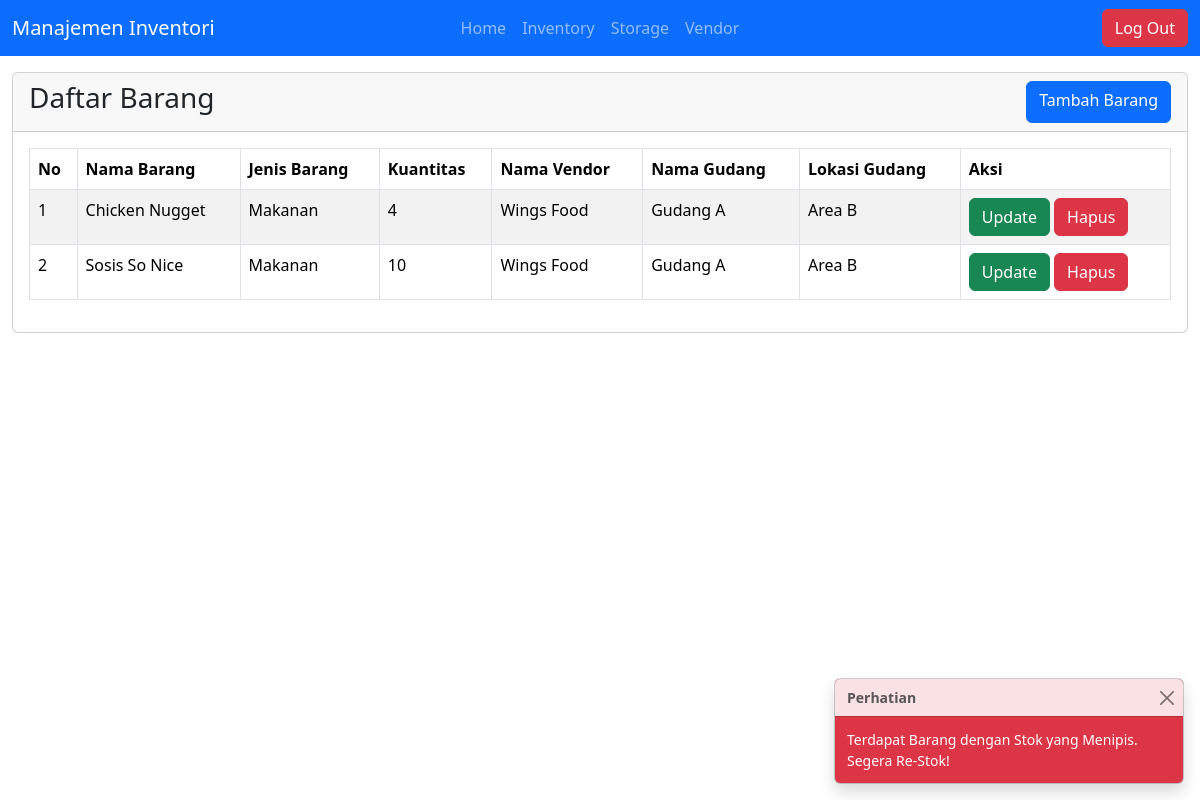
The page /views/inventory/kelola_inventory.php (signed in) on the database its author committed.
### tables this page shows
CREATE TABLE `inventory` (
  `id_barang` int(11) NOT NULL,
  `nama_barang` varchar(30) NOT NULL,
  `jenis_barang` varchar(30) NOT NULL,
  `kuantitas` int(5) NOT NULL,
  `id_vendor` int(11) NOT NULL,
  `id_gudang` int(11) NOT NULL,
  `created_at` timestamp NOT NULL DEFAULT current_timestamp(),
  `updated_at` timestamp NOT NULL DEFAULT current_timestamp() ON UPDATE current_timestamp()
);

CREATE TABLE `vendor` (
  `id_vendor` int(11) NOT NULL,
  `nama_vendor` varchar(30) NOT NULL,
  `nama_barang` varchar(30) NOT NULL,
  `kontak` int(8) NOT NULL,
  `created_at` timestamp NOT NULL DEFAULT current_timestamp(),
  `updated_at` timestamp NOT NULL DEFAULT current_timestamp() ON UPDATE current_timestamp()
);

CREATE TABLE `storage_unit` (
  `id_gudang` int(11) NOT NULL,
  `nama_gudang` varchar(30) NOT NULL,
  `lokasi_gudang` varchar(30) NOT NULL,
  `created_at` timestamp NOT NULL DEFAULT current_timestamp(),
  `updated_at` timestamp NOT NULL DEFAULT current_timestamp() ON UPDATE current_timestamp()
);

### views/inventory/kelola_inventory.php (the view)
<?php require_once '../layout/header.php'; ?>
<?php
$sql = "SELECT inventory.*,
        vendor.nama_vendor,
        storage_unit.nama_gudang,
        storage_unit.lokasi_gudang
        FROM inventory
        JOIN vendor ON vendor.id_vendor = inventory.id_vendor
        JOIN storage_unit ON storage_unit.id_gudang = inventory.id_gudang
        ORDER BY updated_at DESC";
$stmt = $conn->prepare($sql);
if(!$stmt->execute()) {
    die("Gagal mengambil data storage unit");
}
$result = $stmt->get_result();
?>
<section class="mt-3" id="content">
    <div class="container-fluid">
        <div class="row">
            <div class="col">
                <div class="card">
                    <div class="card-header d-flex justify-content-between">
                        <h3>Daftar Barang</h3>
                        <a href="tambah_barang.php" class="btn btn-primary">Tambah Barang</a>
                    </div>
                    <div class="card-body">
                        <div class="table-responsive">
                            <table class="table table-striped table-bordered table-hover">
                                <thead>
                                    <th>No</th>
                                    <th>Nama Barang</th>
                                    <th>Jenis Barang</th>
                                    <th>Kuantitas</th>
                                    <th>Nama Vendor</th>
                                    <th>Nama Gudang</th>
                                    <th>Lokasi Gudang</th>
                                    <th>Aksi</th>
                                </thead>
                                <tbody>
                                    <?php $i = 1; ?>
                                    <?php while($row = $result->fetch_assoc()) : ?>
                                    <tr>
                                        <td><?= $i ?></td>
                                        <td><?= $row['nama_barang'] ?></td>
                                        <td><?= $row['jenis_barang'] ?></td>
                                        <td><?= $row['kuantitas'] ?></td>
                                        <td><?= $row['nama_vendor'] ?></td>
                                        <td><?= $row['nama_gudang'] ?></td>
                                        <td><?= $row['lokasi_gudang'] ?></td>
                                        <td>
                                            <a href="update_barang.php?id_barang=<?= $row['id_barang'] ?>" class="btn btn-success">Update</a>
                                            <a href="../../system/crud/inventory.php?act=delete&id_barang=<?= $row['id_barang'] ?>" class="btn btn-danger" onclick="return confirm('Anda yakin?')">Hapus</a>
                                        </td>
                                    </tr>
                                    <?php $i++; ?>
                                    <?php endwhile; ?>
                                </tbody>
                            </table>
                        </div>
                    </div>
                </div>
            </div>
        </div>
    </div>
</section>
<?php require_once '../layout/footer.php'; ?>

### views/layout/header.php (shortened to what this page needs)
<!DOCTYPE html>
<html lang="en">
<head>
    <link rel="stylesheet" href="../../bootstrap-5.3.3/css/bootstrap.min.css">
</head>
<body>
    <nav class="navbar navbar-dark navbar-expand-lg bg-primary">
      <div class="container-fluid">
        <div class="collapse navbar-collapse d-lg-flex" id="navbarsExample11">
          <a class="navbar-brand col-lg-3 me-0" href="../dashboard/home.php">Manajemen Inventori</a>
          <ul class="navbar-nav col-lg-6 justify-content-lg-center">
            <li class="nav-item">
              <a class="nav-link" href="../dashboard/home.php">Home</a>
            </li>
            <li class="nav-item">
              <a class="nav-link" href="../inventory/kelola_inventory.php">Inventory</a>
            </li>
            <li class="nav-item">
              <a class="nav-link" href="../storage/kelola_storage.php">Storage</a>
            </li>
            <li class="nav-item">
              <a class="nav-link" href="../vendor/kelola_vendor.php">Vendor</a>
            </li>
          </ul>
          <div class="d-lg-flex col-lg-3 justify-content-lg-end">
            <a class="btn btn-danger" href="../../system/login/logout.php">Log Out</a>
          </div>
        </div>
      </div>
    </nav>

### views/layout/footer.php (shortened to what this page needs)
    <div class="toast-container p-3 end-0 bottom-0">
        <div class="toast text-bg-danger" role="alert" id="toastStok" aria-live="polite" aria-atomic="true" data-bs-delay="4000">
            <div class="toast-header">
                <strong class="me-auto">Perhatian</strong>
                <button type="button" class="btn-close" data-bs-dismiss="toast" aria-label="Close"></button>
            </div>
            <div class="toast-body">
                Terdapat Barang dengan Stok yang Menipis. Segera Re-Stok!
            </div>
        </div>
    </div>
</body>
</html>

### rows shown on the page
inventory: nama_barang "Chicken Nugget", jenis_barang "Makanan", kuantitas "4", id_vendor.nama_vendor "Wings Food", id_gudang.nama_gudang "Gudang A", id_gudang.lokasi_gudang "Area B"
inventory: nama_barang "Sosis So Nice", jenis_barang "Makanan", kuantitas "10", id_vendor.nama_vendor "Wings Food", id_gudang.nama_gudang "Gudang A", id_gudang.lokasi_gudang "Area B"
